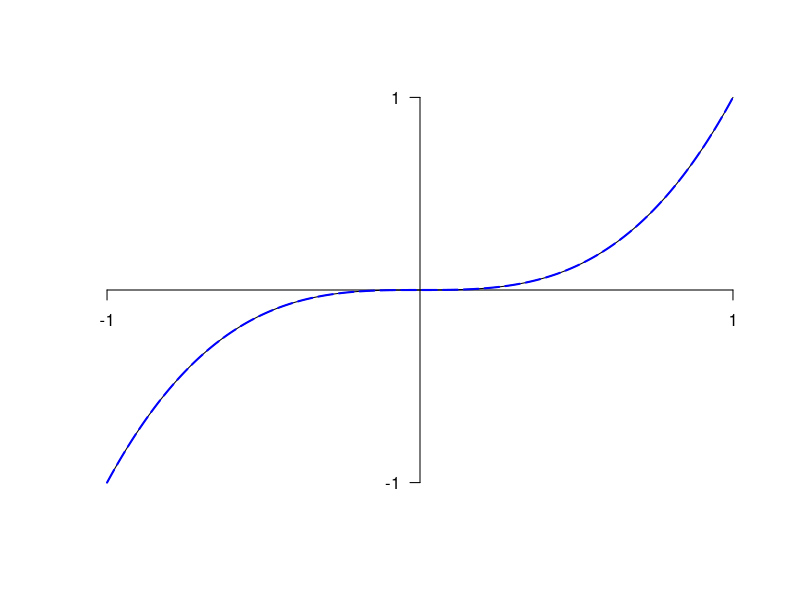

This figure's R source:
x = seq(-1, 1, length = 1001)
y = x^3
plot(x, y, type = "l", axes = FALSE, ann = FALSE)
axis(1, at = c(-1, 1), pos = 0)
axis(2, at = c(-1, 1), pos = 0, las = 2)
lines(x, y, col = "blue", lwd = 2, lty = "longdash")